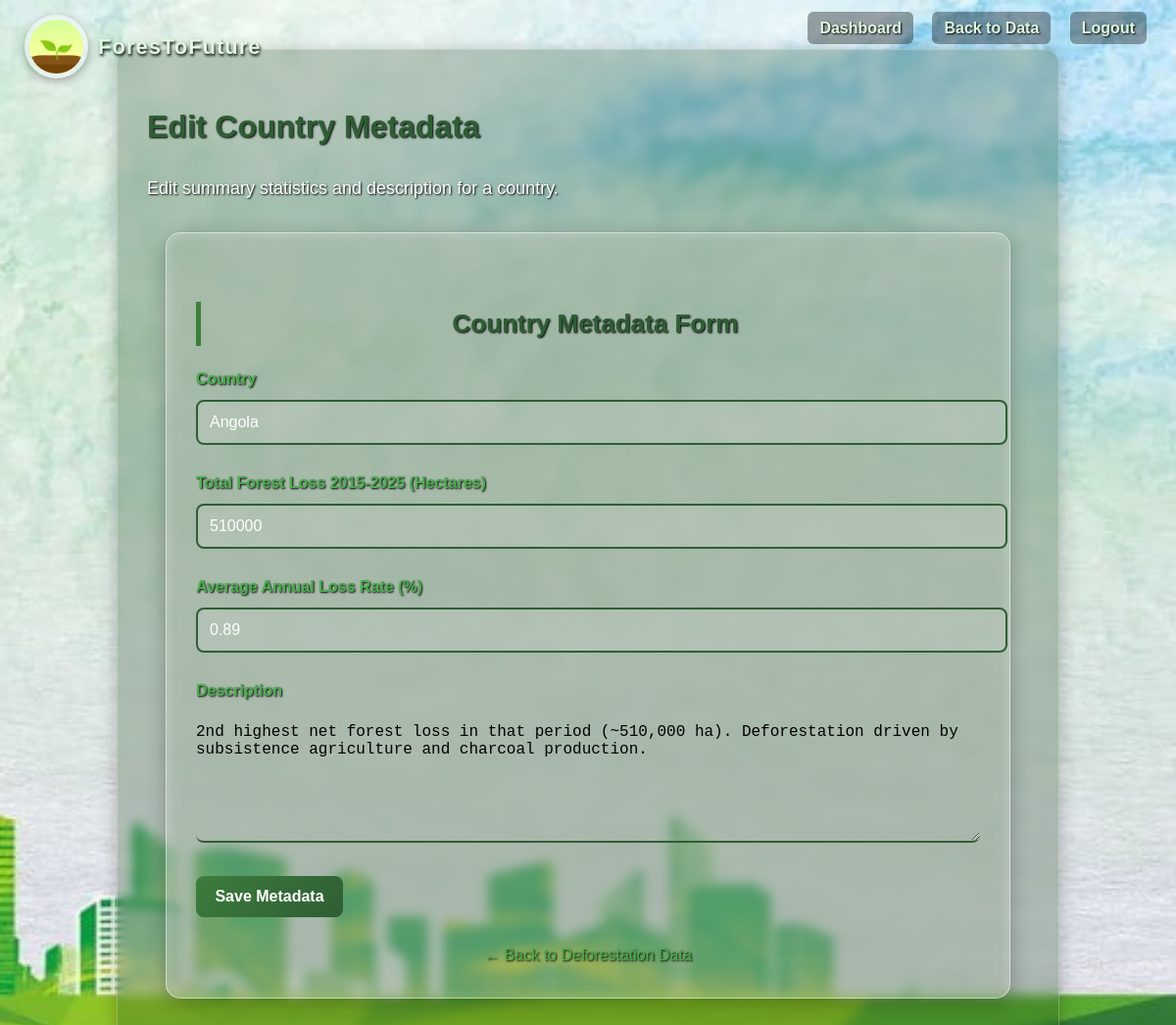
Page /admin/metadata/edit/3 (signed in) on the committed database.
### models.py (models this page shows)
class CountryMetadata(db.Model):
    __tablename__ = 'country_metadata'
    id = db.Column(db.Integer, primary_key=True)
    country = db.Column(db.String(100), unique=True, nullable=False)
    total_forest_loss_2015_2025 = db.Column(db.Integer)
    avg_annual_loss_rate = db.Column(db.Float)
    description = db.Column(db.Text)

### app.py (the view, shortened to what this page needs)
@app.route('/admin/metadata/edit/<int:id>', methods=['GET', 'POST'])
def admin_edit_metadata(id):
    if 'admin_id' not in session:
        flash("Please log in to access this page.", "error")
        return redirect(url_for('admin_login'))
    metadata = CountryMetadata.query.get_or_404(id)
    form = CountryMetadataForm(obj=metadata)
    return render_template('admin_metadata_form.html', form=form, action='Edit')

### forms.py
class CountryMetadataForm(FlaskForm):
    country = StringField('Country', validators=[DataRequired(), Length(max=100)])
    total_forest_loss_2015_2025 = IntegerField('Total Forest Loss 2015-2025 (Hectares)', validators=[Optional()])
    avg_annual_loss_rate = FloatField('Average Annual Loss Rate (%)', validators=[Optional(), NumberRange(min=0, max=100)])
    description = TextAreaField('Description', validators=[Optional()])
    submit = SubmitField('Save Metadata')

### templates/admin_metadata_form.html (shortened to what this page needs)
{% extends "base.html" %}
{% block navigation %}
<nav class="top-right-nav">
    <a href="{{ url_for('admin_dashboard') }}">Dashboard</a>
    <a href="{{ url_for('admin_deforestation') }}">Back to Data</a>
    <a href="{{ url_for('admin_logout') }}">Logout</a>
</nav>
{% endblock %}
{% block content %}
<div class="content">
    <h1>{{ action }} Country Metadata</h1>
    <p>{{ action }} summary statistics and description for a country.</p>
    <div class="contactForm card-form" style="max-width: 800px; margin: 30px auto;">
        <form method="POST">
            <h2>Country Metadata Form</h2>
            <div class="inputBox">
                {{ form.country.label }}
                {{ form.country(class="form-control") }}
            </div>
            <div class="inputBox">
                {{ form.total_forest_loss_2015_2025.label }}
                {{ form.total_forest_loss_2015_2025(class="form-control") }}
            </div>
            <div class="inputBox">
                {{ form.avg_annual_loss_rate.label }}
                {{ form.avg_annual_loss_rate(class="form-control", step="0.01") }}
            </div>
            <div class="inputBox">
                {{ form.description.label }}
                {{ form.description(rows=6, style="height: auto;") }}
            </div>
            <div class="inputBox">
                {{ form.submit(class="submit-btn") }}
            </div>
        </form>
        <div style="text-align: center; margin-top: 15px;">
            <a href="{{ url_for('admin_deforestation') }}" style="color: #4caf50; text-decoration: none;">← Back to Deforestation Data</a>
        </div>
    </div>
</div>
{% endblock %}

### static/style.css (style rules this page uses)
body { margin: 0; padding: 0; font-family: Arial, sans-serif; background-image: url("ghg.jpg"); background-size: cover; background-position: center; background-repeat: no-repeat; background-attachment: fixed; color: #ffffff; text-shadow: 1px 1px 2px black; }
.top-right-nav { position: fixed; top: 20px; right: 30px; z-index: 1000; }
.top-right-nav a { margin-left: 15px; text-decoration: none; font-weight: bold; color: #dff8df; padding: 8px 12px; border-radius: 6px; background-color: rgba(0,0,0,0.35); transition: 0.3s; }
.content { max-width: 900px; margin: 50px auto; padding: 30px; background: rgba(20, 60, 20, 0.25); backdrop-filter: blur(6px); -webkit-backdrop-filter: blur(6px); border-radius: 15px; border: 1px solid rgba(255, 255, 255, 0.25); box-shadow: 0 4px 20px rgba(0, 0, 0, 0.25); line-height: 1.7; }
.content h1 { color: #2f5d34; margin-bottom: 20px; }
.content h2 { color: #2f5d34; border-left: 5px solid #3c7d3c; padding-left: 10px; margin-top: 40px; }
.content p { line-height: 1.7; font-size: 18px; text-align: justify; margin-bottom: 20px; }
.contactForm { position: relative; padding-bottom: 150px; }
.card-form { flex: 1; background: rgba(255, 255, 255, 0.30); backdrop-filter: blur(8px); -webkit-backdrop-filter: blur(8px); padding: 30px; border-radius: 15px; border: 1px solid rgba(255, 255, 255, 0.45); box-shadow: 0 4px 20px rgba(0, 0, 0, 0.25); color: #1a1a1a; }
.card-form h2 { margin-bottom: 20px; font-size: 26px; color: #2f5d34; text-align: center; font-weight: bold; }
.card-form .inputBox { position: relative; width: 100%; margin-bottom: 25px; }
.card-form .inputBox input, .card-form .inputBox textarea { width: 100%; padding: 12px 0; background: transparent; border: none; border-bottom: 2px solid #2f5d34; outline: none; font-size: 16px; color: #000; }
.card-form .inputBox textarea { min-height: 80px; resize: vertical; }
.card-form .inputBox label { display: block; margin-bottom: 8px; color: #4caf50; font-weight: bold; }
.card-form input[type="submit"], .card-form .submit-btn { width: 150px; padding: 12px 18px; background: linear-gradient(135deg, #3c7d3c, #2f5d34); color: #fff; border: none; border-radius: 8px; cursor: pointer; transition: 0.3s; font-size: 16px; font-weight: bold; }

### templates/base.html (style rules this page uses)
body { opacity: 1; transition: opacity 0.6s ease; }

### templates/admin_metadata_form.html (style rules this page uses)
.inputBox input[type="text"], .inputBox input[type="number"], .inputBox textarea { width: 100%; padding: 12px; background: rgba(255,255,255,0.1); border: 2px solid #2f5d34; border-radius: 8px; color: white; font-size: 16px; }
.inputBox textarea { resize: vertical; }
.inputBox label { display: block; margin-bottom: 8px; color: #4caf50; font-weight: bold; }
.form-control { width: 100%; }

### rows in the picture
CountryMetadata: country "Angola", total_forest_loss_2015_2025 "510000", avg_annual_loss_rate "0.89", description "2nd highest net forest loss in that period (~510,000 ha). Deforestation driven by subsistence agriculture and charcoal production."

### other values in the picture
{{ action }} "Edit"
